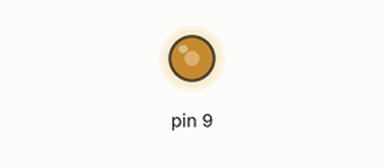
This sketch was run on a simulated Arduino Uno, built with avr-gcc and run on an emulated ATmega328P. On the bench: output pins drawn as LEDs (lit = HIGH). At 0.0 s the program stops and its outputs stay as they are.

Above: at 0.1 s.
Timing chart, 0 to 1.5 s (numbered marks = the images above):
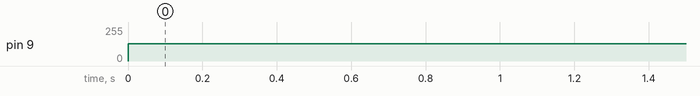

The sketch:

Clock_Check_TX.ino
```cpp
#include<avr/io.h>
//#include<avr/interrupt.h>
//#include<util/delay.h>

#define sbi(X,Y) X|=(1<<Y)
#define cbi(X,Y) X&=~(1<<Y)
#define tog(X,Y) X^=(1<<Y)

int main()
{
  //Timer 1 PWM code
  sbi(DDRB,1);
  ICR1=40000;
  OCR1A=20000;
  TCCR1A|=(1<<WGM11)|(1<<COM1A1); //set at BOTTOM, clear on Compare Match
  TCCR1B|=(1<<WGM12)|(1<<WGM13)|(1<<CS11);  //Fast PWM with ICR1 as TOP , Prescaler 8
  while(1);
  return 0;
}
```

Measured:
- by itself, pin 9: 0/255 → 128/255 at 0.00 s
